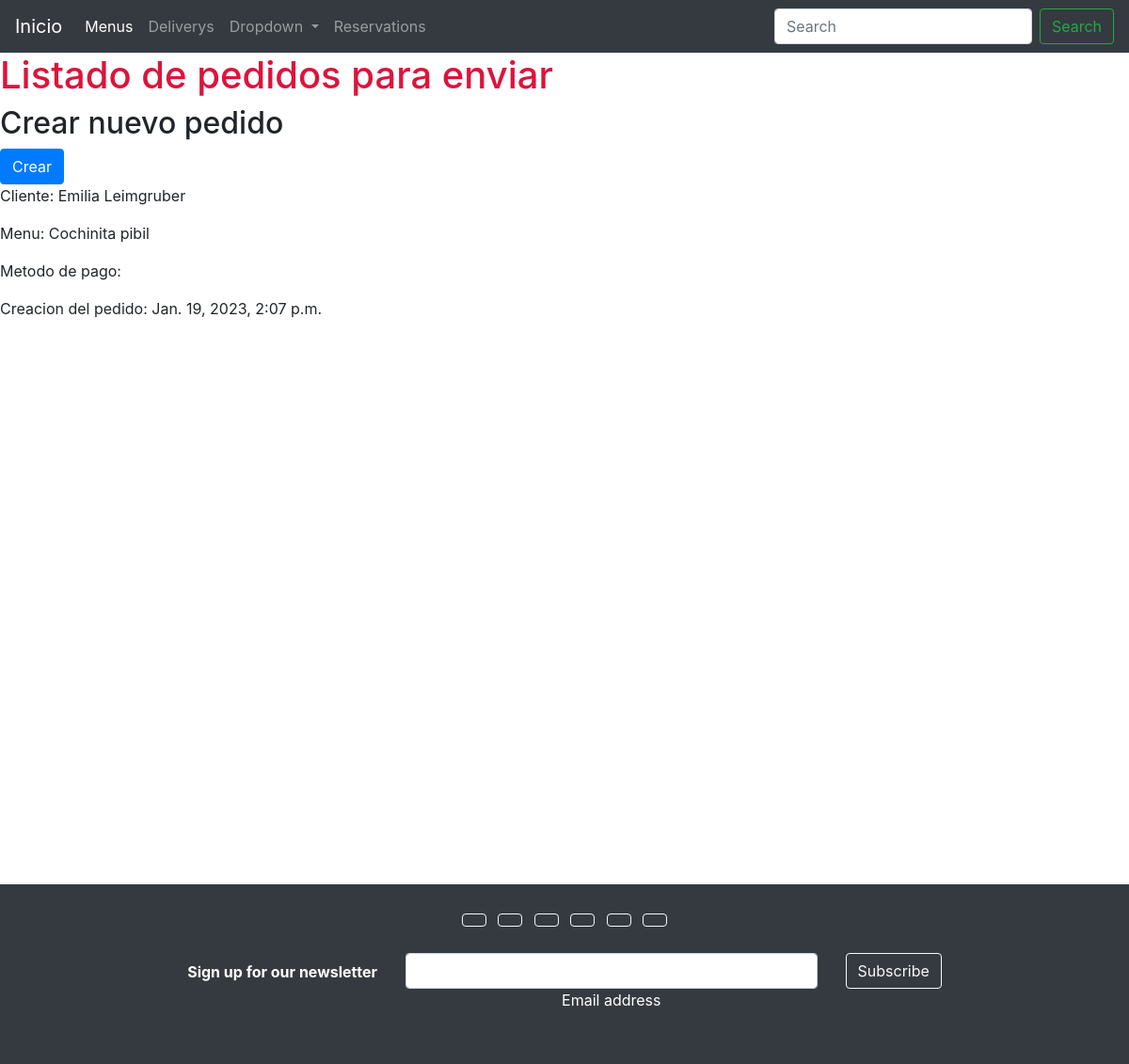
The page /deliveries/list-deliveries/ on the database its author committed.
### deliveries/models.py (models this page shows, shortened)
class Deliveries(models.Model):
    CHOICES = {
        ('Cash', 'Cash'),
        ('Card', 'Card')
    }
    client = models.CharField(max_length=100)
    menu = models.CharField(max_length=100)
    create_time = models.DateTimeField(auto_now_add=True)
    payment_method = models.CharField(choices=CHOICES, max_length=4)

### deliveries/views.py (the view)
# urls.py: path('list-deliveries/', list_deliveries),
def list_deliveries(request):
    all_deliveries = Deliveries.objects.all()
    context = {'deliveries': all_deliveries}
    return render(request, 'deliveries/list_deliveries.html', context=context)

### templates/deliveries/list_deliveries.html (shortened to what this page needs)
{% extends 'base.html' %}
{% block content %}
<h1 style="color:crimson;"> Listado de pedidos para enviar</h1>
<h2> Crear nuevo pedido </h2>  <a href="/deliveries/create-delivery/" class="btn btn-primary">Crear</a>
{% for delivery in deliveries %}
<p>Cliente: {{delivery.client}}</p>
<p>Menu: {{delivery.menu}}</p>
<p>Metodo de pago: {{delivery.paymenth_method}}</p>
<p>Creacion del pedido: {{delivery.create_time}} </p>
{% endfor %}
{% endblock %}

### rows shown on the page
Deliveries: client "Emilia Leimgruber", menu "Cochinita pibil", create_time "Jan. 19, 2023, 2:07 p.m."
